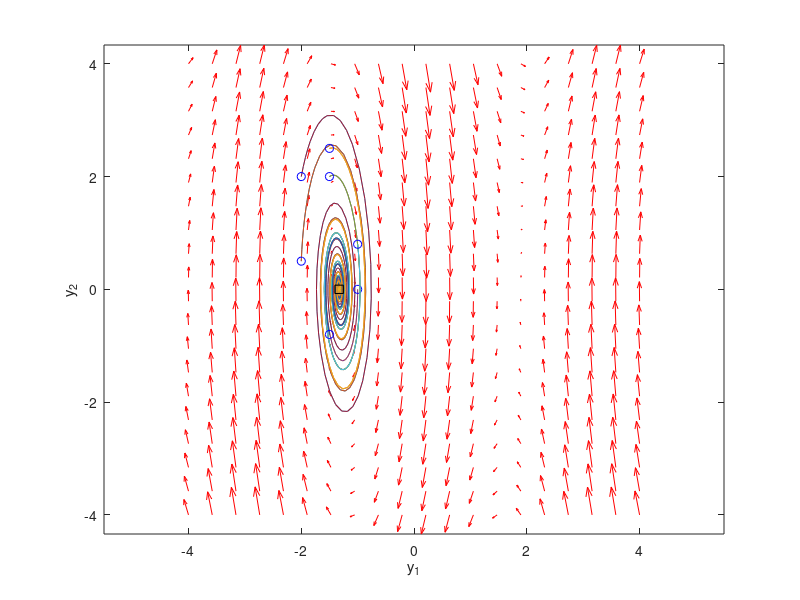

This figure's MATLAB source:
%% Phase portrait of accelerating pendulum 
% Code adapted from Dr Naseem Daher

clear all;
close all;
clc
b =0.20 ; 
L = 4 ; 
F1 = 1 ; 


f = @(t,Y) [Y(2); -9.81/2*sin(Y(1))-b/0.2*Y(2)-L*cos(Y(1))/0.2*F1];
%To generate the phase portrait, we need to compute the derivatives y_1_prime and y_2_prime at t=0 on
%a grid over the range of values for y_1 and y_2 we are interested in. We will plot the
%derivatives as a vector at each (y1, y2) which will show us the initial direction from each
%point. We will examine the solutions over the range -2 < y1 < 8, and -2 < y2 < 2 for y2,
%and create a grid of 20x20 points

y1 = linspace(-4,4,20);
y2 = y1;

% creates two matrices one for all the x-values on the grid, and one for
% all the y-values on the grid. Note that x and y are matrices of the same
%size and shape, in this case 20 rows and 20 columns

[x,y] = meshgrid(y1,y2);
size(x)
size(y)

%% Computing the vector field
%we need to generate two matrices, u and v, where u will contain the value of y1' at each x and y
%position, while v will contain the value of y2' at each x and y position of our grid.
%we preallocate the arrays so they have the right size and shape

u = zeros(size(x));
v = zeros(size(x));

% we can use a single loop over each element to compute the derivatives at
% each point (y1, y2)
t=0; % we want the derivatives at each point at t=0, i.e. the starting time

for i = 1:numel(x)
    Yprime = f(t,[x(i); y(i)]);
    u(i) = Yprime(1);
    v(i) = Yprime(2);
end


%% Now we use the quiver command to plot our vector field

%A quiver plot displays velocity vectors as arrows with components (u,v) at the points (x,y).
%For example, the first vector is defined by components u(1),v(1) and is displayed at the point x(1),y(1).
%quiver(x,y,u,v) plots vectors as arrows at the coordinates specified in each corresponding pair of elements in x and y. 
%The matrices x, y, u, and v must all be the same size and contain corresponding position and velocity components. 
%However, x and y can also be vectors, as explained in the next section. By default, the arrows are scaled to just not overlap, 
%but you can scale them to be longer or shorter if you want.


quiver(x,y,u,v,'r'); 
figure(gcf)
xlabel('y_1')
ylabel('y_2')
axis tight equal;


%% Plotting solutions on the vector field
%Let's plot a few solutions on the vector field. We will consider the solutions where
%y1(0)=0, and values of y2(0) = [0 0.5 1 1.5 2 2.5], in otherwords we start the pendulum at
%an angle of zero, with some angular velocity.
% 
 hold on
 for y20 = [ 2]
     [ts,ys] = ode45(f,[0,50],[-1.5;y20]);
     plot(ys(:,1),ys(:,2))
     plot(ys(:,1),ys(:,2))
     plot(ys(1,1),ys(1,2),'bo') % starting point
     plot(ys(end,1),ys(end,2),'ks') % ending point
 end
 for y20 = [2 0.5]
     [ts,ys] = ode45(f,[0,50],[-2;y20]);
     plot(ys(:,1),ys(:,2))
     plot(ys(:,1),ys(:,2))
     plot(ys(1,1),ys(1,2),'bo') % starting point
     plot(ys(end,1),ys(end,2),'ks') % ending point
 end
  for y20 = [0 .8]
     [ts,ys] = ode45(f,[0,50],[-1;y20]);
     plot(ys(:,1),ys(:,2))
     plot(ys(:,1),ys(:,2))
     plot(ys(1,1),ys(1,2),'bo') % starting point
     plot(ys(end,1),ys(end,2),'ks') % ending point
  end
  for y20 = [-0.8 2.5]
     [ts,ys] = ode45(f,[0,50],[-1.5;y20]);
     plot(ys(:,1),ys(:,2))
     plot(ys(:,1),ys(:,2))
     plot(ys(1,1),ys(1,2),'bo') % starting point
     plot(ys(end,1),ys(end,2),'ks') % ending point
 end
 hold off


%% What do these figures mean? 
% Answer: For starting points near the origin, and small velocities, the pendulum goes into
% a stable limit cycle. For others, the trajectory appears to fly off into y1 space. 
% Recall that y1 is an angle that has values from -pi to +pi. The y1 data in this case
% is not wrapped around to be in this range.

